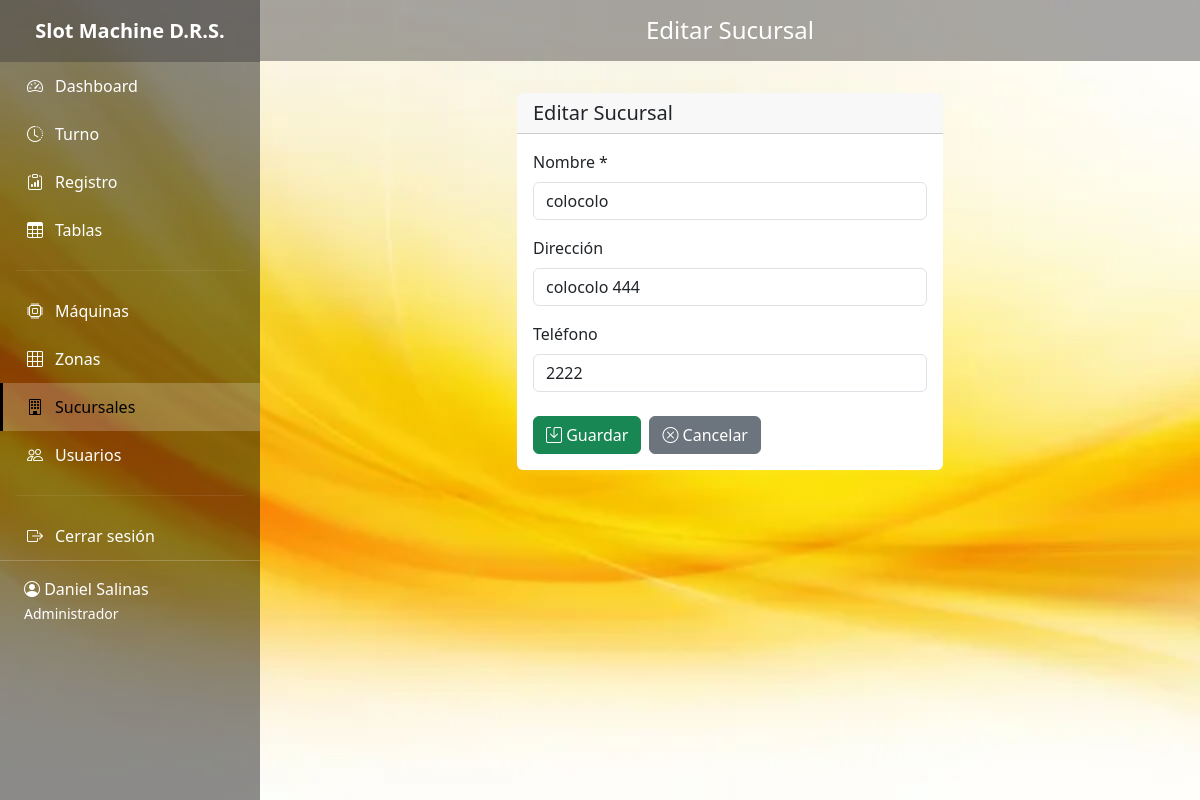
The app's page /sucursales/edit/6/ (signed in) with its own data.
### control/models.py (models this page shows, shortened)
class Usuario(AbstractUser):
    ROLE_CHOICES = [
        ('admin', 'Administrador'),
        ('usuario', 'Usuario/Atendedora'),
    ]
    role = models.CharField(
        max_length=20,
        choices=ROLE_CHOICES,
        default='usuario',
        verbose_name='Rol'
    )
    nombre = models.CharField(max_length=150, verbose_name='Nombre Completo')
    class Meta:
        verbose_name = 'Usuario'
        verbose_name_plural = 'Usuarios'

class Sucursal(models.Model):
    nombre = models.CharField(max_length=150, verbose_name='Nombre')
    direccion = models.CharField(max_length=255, blank=True, verbose_name='Dirección')
    telefono = models.CharField(max_length=50, blank=True, verbose_name='Teléfono')
    created_at = models.DateTimeField(auto_now_add=True, verbose_name='Fecha de Creación')
    class Meta:
        verbose_name = 'Sucursal'
        verbose_name_plural = 'Sucursales'
        ordering = ['nombre']

### control/views.py (the view)
# urls.py: path('sucursales/edit/<int:pk>/', views.sucursal_edit, name='sucursal_edit'),
@login_required
@user_passes_test(is_admin)
def sucursal_edit(request, pk):
    sucursal = get_object_or_404(Sucursal, pk=pk)
    if request.method == 'POST':
        form = SucursalForm(request.POST, instance=sucursal)
        if form.is_valid():
            form.save()
            messages.success(request, 'Sucursal actualizada exitosamente.')
            return redirect('control:sucursales_list')
    else:
        form = SucursalForm(instance=sucursal)
    return render(request, 'sucursales/form.html', {'form': form, 'title': 'Editar Sucursal'})

### control/forms.py
class SucursalForm(forms.ModelForm):
    class Meta:
        model = Sucursal
        fields = ['nombre', 'direccion', 'telefono']
        widgets = {
            'nombre': forms.TextInput(attrs={'class': 'form-control'}),
            'direccion': forms.TextInput(attrs={'class': 'form-control'}),
            'telefono': forms.TextInput(attrs={'class': 'form-control'}),
        }

### control/views.py (called while the page is built)
def is_admin(user):
    return user.is_authenticated and user.role == 'admin'

### templates/sucursales/form.html (shortened to what this page needs)
{% extends 'base.html' %}
{% block page_title %}{{ title }}{% endblock %}
{% block content %}
<div class="row">
    <div class="col-lg-6 mx-auto">
        <div class="card">
            <div class="card-header">
                <h5 class="mb-0">{{ title }}</h5>
            </div>
            <div class="card-body">
                <form method="post">
                    <div class="mb-3">
                        <label for="id_nombre" class="form-label">Nombre *</label>
                        {{ form.nombre }}
                    </div>
                    <div class="mb-3">
                        <label for="id_direccion" class="form-label">Dirección</label>
                        {{ form.direccion }}
                    </div>
                    <div class="mb-4">
                        <label for="id_telefono" class="form-label">Teléfono</label>
                        {{ form.telefono }}
                    </div>
                    <div class="d-flex gap-2">
                        <button type="submit" class="btn btn-success">
                            <i class="bi bi-save"></i> Guardar
                        </button>
                        <a href="{% url 'control:sucursales_list' %}" class="btn btn-secondary">
                            <i class="bi bi-x-circle"></i> Cancelar
                        </a>
                    </div>
                </form>
            </div>
        </div>
    </div>
</div>
{% endblock %}

### templates/base.html (shortened to what this page needs)
{% load static %}
<!DOCTYPE html>
<html lang="es">
<head>
    <link href="https://cdn.jsdelivr.net/npm/bootstrap@5.3.0/dist/css/bootstrap.min.css" rel="stylesheet">
    <link rel="stylesheet" href="https://cdn.jsdelivr.net/npm/bootstrap-icons@1.11.0/font/bootstrap-icons.css">
    <link rel="stylesheet" href="{% static 'css/custom.css' %}">
</head>
<body>
{% if user.is_authenticated %}
    <aside class="sidebar">
        <div class="sidebar-brand">
            Slot Machine D.R.S.
        </div>
        <ul class="sidebar-nav nav flex-column">
            {% if user.role == 'admin' %}
            <li class="nav-item">
                <a class="nav-link {% if request.resolver_match.url_name == 'dashboard' %}active{% endif %}"
                   href="{% url 'control:dashboard' %}">
                    <i class="bi bi-speedometer2"></i> Dashboard
                </a>
            </li>
            {% endif %}
            <li class="nav-item">
                <a class="nav-link {% if request.resolver_match.url_name == 'turno' %}active{% endif %}"
                   href="{% url 'control:turno' %}">
                    <i class="bi bi-clock-history"></i> Turno
                </a>
            </li>
            <li class="nav-item">
                <a class="nav-link {% if request.resolver_match.url_name == 'registro' %}active{% endif %}"
                   href="{% url 'control:registro' %}">
                    <i class="bi bi-clipboard-data"></i> Registro
                </a>
            </li>
            <li class="nav-item">
                <a class="nav-link {% if request.resolver_match.url_name == 'tablas' %}active{% endif %}"
                   href="{% url 'control:tablas' %}">
                    <i class="bi bi-table"></i> Tablas
                </a>
            </li>
            {% if user.role == 'admin' %}
                <hr class="mx-3" style="border-color: rgba(255,255,255,0.3);">
                <li class="nav-item">
                    <a class="nav-link {% if 'maquinas' in request.path %}active{% endif %}"
                       href="{% url 'control:maquinas_list' %}">
                        <i class="bi bi-cpu"></i> Máquinas
                    </a>
                </li>
                <li class="nav-item">
                    <a class="nav-link {% if 'zonas' in request.path %}active{% endif %}"
                       href="{% url 'control:zonas_list' %}">
                        <i class="bi bi-grid-3x3"></i> Zonas
                    </a>
                </li>
                <li class="nav-item">
                    <a class="nav-link {% if 'sucursales' in request.path %}active{% endif %}"
                       href="{% url 'control:sucursales_list' %}">
                        <i class="bi bi-building"></i> Sucursales
                    </a>
                </li>
                <li class="nav-item">
                    <a class="nav-link {% if 'usuarios' in request.path %}active{% endif %}"
                       href="{% url 'control:usuarios_list' %}">
                        <i class="bi bi-people"></i> Usuarios
                    </a>
                </li>
            {% endif %}
            <hr class="mx-3" style="border-color: rgba(255,255,255,0.3);">
            <li class="nav-item">
                <a class="nav-link" href="{% url 'control:logout' %}">
                    <i class="bi bi-box-arrow-right"></i> Cerrar sesión
                </a>
            </li>
        </ul>
        <div class="sidebar-user">
            <i class="bi bi-person-circle"></i> {{ user.nombre }} <br>
            <small>{{ user.get_role_display }}</small>
        </div>
    </aside>
    <main class="main-content">
        <div class="top-bar">
            <h4 class="mb-0">{% block page_title %}Sistema de Control{% endblock %}</h4>
        </div>
        <div class="content-area">
            {% block content %}{% endblock %}
        </div>
    </main>
{% else %}
    {% block login_content %}{% endblock %}
{% endif %}
</body>
</html>

### static/img/custom.css (style rules this page uses)
.sidebar { position: relative; height: 100vh; background-image: url("../img/sidebar_bg.jpg"); background-size: cover; background-position: center; background-repeat: no-repeat; background-attachment: fixed; }
.sidebar::before { content: ""; position: absolute; top: 0; left: 0; width: 100%; height: 100%; background: rgba(0, 0, 0, 0.55); z-index: 0; }
.sidebar * { position: relative; z-index: 1; }

### records on screen
Usuario: nombre "Daniel Salinas", role "Administrador"
Sucursal: nombre "colocolo", direccion "colocolo 444", telefono "2222"

### other values on screen
{{ title }} "Editar Sucursal"
